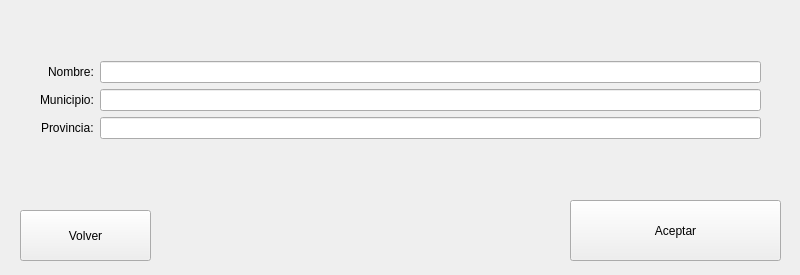
<?xml version="1.0" encoding="UTF-8"?>
<ui version="4.0">
 <class>MainWindow</class>
 <widget class="QMainWindow" name="MainWindow">
  <property name="geometry">
   <rect>
    <x>0</x>
    <y>0</y>
    <width>800</width>
    <height>275</height>
   </rect>
  </property>
  <property name="windowTitle">
   <string>Crear Clínica</string>
  </property>
  <widget class="QWidget" name="centralwidget">
   <widget class="QPushButton" name="volverButton">
    <property name="geometry">
     <rect>
      <x>20</x>
      <y>210</y>
      <width>131</width>
      <height>51</height>
     </rect>
    </property>
    <property name="text">
     <string>Volver</string>
    </property>
   </widget>
   <widget class="QPushButton" name="aceptarButton">
    <property name="geometry">
     <rect>
      <x>570</x>
      <y>200</y>
      <width>211</width>
      <height>61</height>
     </rect>
    </property>
    <property name="text">
     <string>Aceptar</string>
    </property>
   </widget>
   <widget class="QWidget" name="formLayoutWidget">
    <property name="geometry">
     <rect>
      <x>40</x>
      <y>30</y>
      <width>721</width>
      <height>139</height>
     </rect>
    </property>
    <layout class="QFormLayout" name="formLayout">
     <property name="labelAlignment">
      <set>Qt::AlignmentFlag::AlignRight|Qt::AlignmentFlag::AlignTrailing|Qt::AlignmentFlag::AlignVCenter</set>
     </property>
     <property name="formAlignment">
      <set>Qt::AlignmentFlag::AlignCenter</set>
     </property>
     <item row="0" column="0">
      <widget class="QLabel" name="nameLabel">
       <property name="text">
        <string>Nombre:</string>
       </property>
      </widget>
     </item>
     <item row="0" column="1">
      <widget class="QLineEdit" name="nameInput"/>
     </item>
     <item row="1" column="0">
      <widget class="QLabel" name="municipioLabel">
       <property name="text">
        <string>Municipio:</string>
       </property>
      </widget>
     </item>
     <item row="1" column="1">
      <widget class="QLineEdit" name="municipioInput"/>
     </item>
     <item row="2" column="0">
      <widget class="QLabel" name="provinciaLabel">
       <property name="text">
        <string>Provincia:</string>
       </property>
      </widget>
     </item>
     <item row="2" column="1">
      <widget class="QLineEdit" name="provinciaInput"/>
     </item>
    </layout>
   </widget>
  </widget>
 </widget>
 <resources/>
 <connections/>
</ui>
